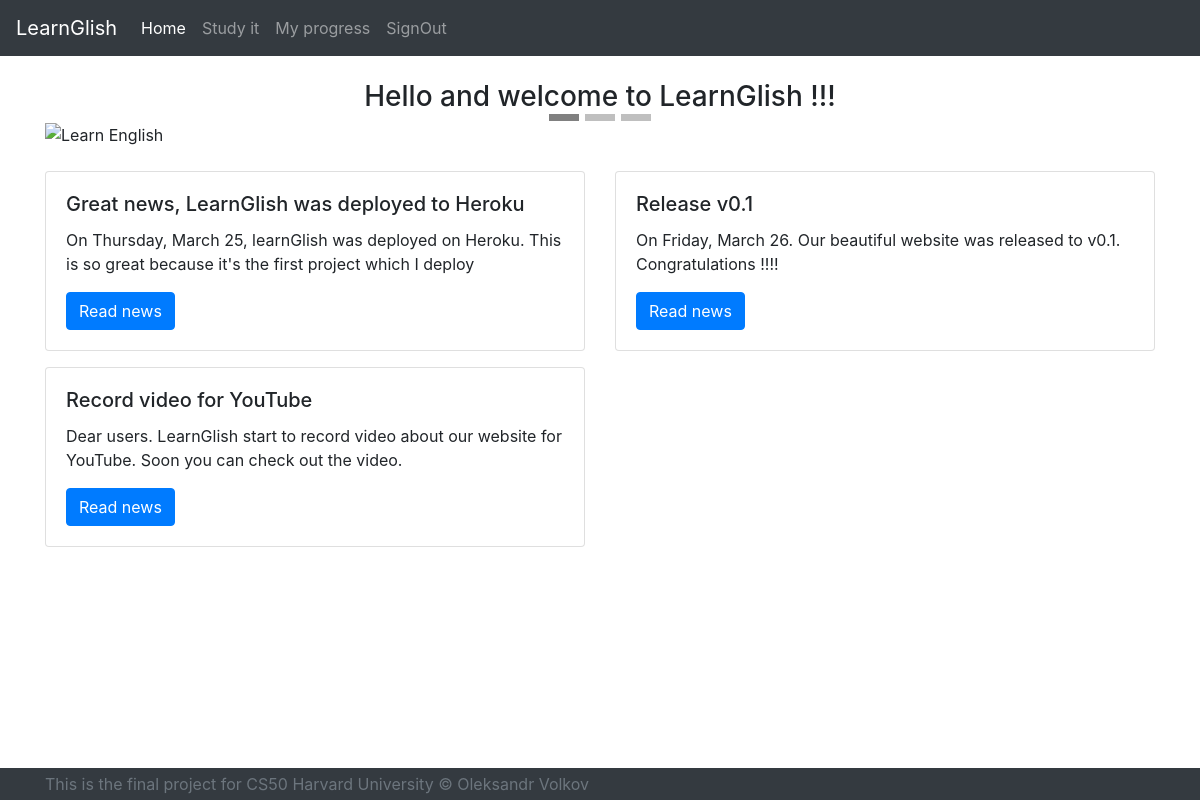
The page / (signed in) on the database its author committed.
### models/news.py (models this page shows, shortened)
class News(db.Model):
    id = db.Column(db.Integer, primary_key=True)
    user_id = db.Column(db.Integer, db.ForeignKey('users.id'))
    title = db.Column(db.String, nullable=False, unique=True)
    text = db.Column(db.String, nullable=False)

### app.py (the view)
@app.route("/")
def index():
    news = News.query.all()
    newsSchema = NewsSchema(many=True)
    newsJson = newsSchema.dump(news)
    newsArray = []
    for element in newsJson:
        newsJsonList = {
            "title": "",
            "id": 0,
            "short": ""
        }
        newsJsonList["title"] = element["title"]
        newsJsonList["id"] = element["id"]
        short = element["text"][:120]
        newsJsonList["short"] = short
        newsArray.append(newsJsonList)
    return render_template("index.html", newsList=newsArray)

### app.py (called while the page is built)
@app.after_request
def after_request(response):
    response.headers["Cache-Control"] = "no-cache, no-store, must-revalidate"
    response.headers["Expires"] = 0
    response.headers["Pragma"] = "no-cache"
    return response

### templates/index.html (shortened to what this page needs)
{% extends "layout.html" %} {% block title %} Index {% endblock %} {% block main
%}
<h3 class="text-center">Hello and welcome to LearnGlish !!!</h3>
<div id="carousel" class="carousel slide" data-ride="carousel">
  <ol class="carousel-indicators">
    <li data-target="#carousel" data-slide-to="0" class="active"></li>
    <li data-target="#carousel" data-slide-to="1"></li>
    <li data-target="#carousel" data-slide-to="2"></li>
  </ol>
  <div id="sizeOfCarusel" class="carousel-inner">
    <div class="carousel-item active">
      <img src="./static/img/LearnEnglish.jpg" alt="Learn English" />
    </div>
  </div>
</div>
<div class="row" id="newsBlock">
  {%for news in newsList%}
  <div class="col-sm-6 mb-3">
    <div class="card">
      <div class="card-body">
        <h5 class="card-title">{{news.title}}</h5>
        <p class="card-text">{{news.short}}</p>
        <a href="/readNews/{{news.id}}" class="btn btn-primary">Read news</a>
      </div>
    </div>
  </div>
  {%endfor%}
</div>
{% endblock %}

### static/styles/style.css (style rules this page uses)
body { padding-top: 5rem; }
#sizeOfCarusel img { height: 30rem; width: 100%; }
.carousel-indicators li { background-color: grey; height: 7px; }
#newsBlock { margin-top: 1.5em; }

### rows shown on the page
News: title "Great news, LearnGlish was deployed to Heroku", short "On Thursday, March 25, learnGlish was deployed on Heroku. This is so great because it's the first project which I deploy"
News: title "Release v0.1", short "On Friday, March 26. Our beautiful website was released to v0.1. Congratulations !!!!"
News: title "Record video for YouTube", short "Dear users. LearnGlish start to record video about our website for YouTube. Soon you can check out the video."
